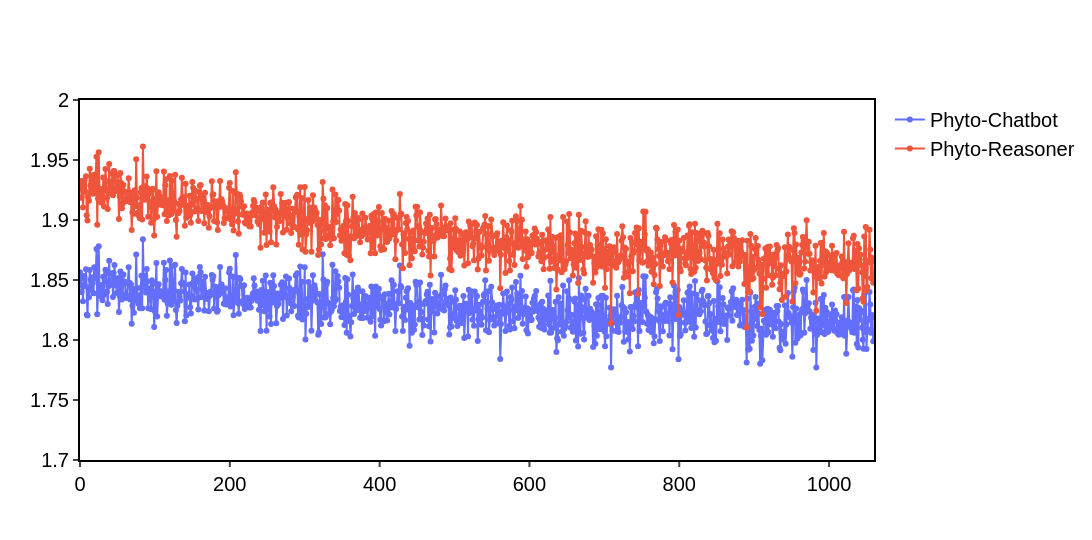

Notebook code cell kept with this figure:
### Code cell
line_width = 2

fig = go.Figure()

fig.add_trace(go.Scatter(
    x=list(range(len(chat_pretrain_loss_y))),
    y=chat_pretrain_loss_y,
    line_width=line_width,
    name='Phyto-Chatbot',
))

fig.add_trace(go.Scatter(
    x=list(range(len(reasoner_pretrain_loss_y))),
    y=reasoner_pretrain_loss_y,
    line_width=line_width,
    name='Phyto-Reasoner',
))

fig.update_layout(
    xaxis={'showline': True, 'linewidth': line_width, 'linecolor': 'rgb(0,0,0)', 'mirror': True, 'ticks': 'outside', 'tickwidth': line_width, 'range': [0, 1060]},
    yaxis={'showline': True, 'linewidth': line_width, 'linecolor': 'rgb(0,0,0)', 'mirror': True, 'ticks': 'outside', 'tickwidth': line_width, 'range': [1.7, 2]},
    plot_bgcolor='white',
    font_family='Arial',
    font_color='rgb(0,0,0)',
    font_size=20,
    width=1920,
    height=1080/2)
fig.update_traces(mode='lines+markers')

fig.show()
if SAVE_FIGS:
    file_prefix = f'supplementary_fig.1a.model_pretrain_loss.line'.lower().replace(' ', '_')
    fig.write_image(f"output/{file_prefix}.pdf")
    fig.write_image(f"output/{file_prefix}.png")

### Figure 1 — Plotly figure (JSON) as saved in the notebook; plotly's stock layout.template omitted (floating-point values rounded to 4 significant figures; data arrays with more than 128 entries replaced by an {"elided": "..."} marker saying what was removed)
{"data": [{"line": {"width": 2}, "mode": "lines+markers", "name": "Phyto-Chatbot", "type": "scatter", "x": {"elided": "1060 int values"}, "y": {"elided": "1060 float values"}}, {"line": {"width": 2}, "mode": "lines+markers", "name": "Phyto-Reasoner", "type": "scatter", "x": {"elided": "1060 int values"}, "y": {"elided": "1060 float values"}}], "layout": {"font": {"color": "rgb(0,0,0)", "family": "Arial", "size": 20}, "height": 540, "plot_bgcolor": "white", "width": 1920, "xaxis": {"linecolor": "rgb(0,0,0)", "linewidth": 2, "mirror": true, "range": [0, 1060], "showline": true, "ticks": "outside", "tickwidth": 2}, "yaxis": {"linecolor": "rgb(0,0,0)", "linewidth": 2, "mirror": true, "range": [1.7, 2], "showline": true, "ticks": "outside", "tickwidth": 2}}}
